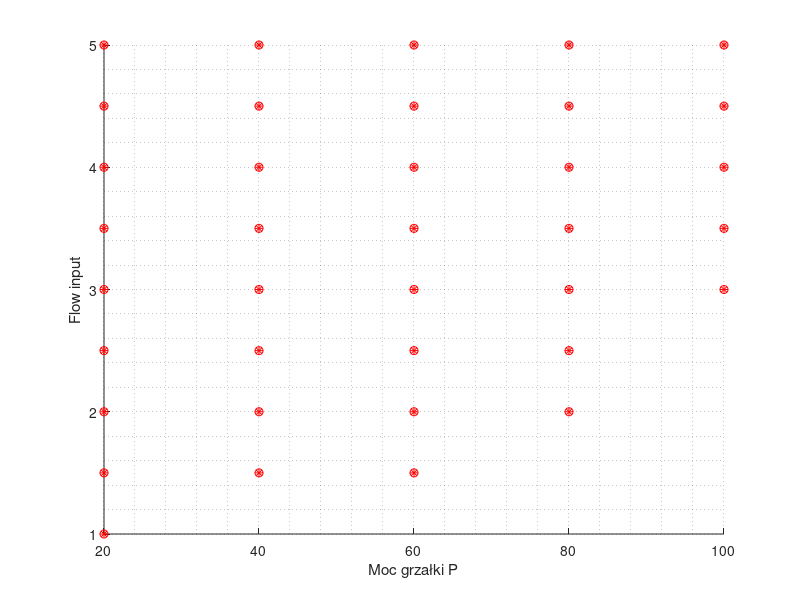

This figure's MATLAB source: (Note: this script raises an error after producing the figure.)
clear all; close all;
P = [20 40 60 80 100];
%% 1 l:
Fin1 = [1 1 1 1 1];
Tout1 = [49 nan nan nan nan];
figure(1)
hold on;
plot3(P, Fin1, Tout1, 'o', 'color', 'red');
%% 1.5 l:
Fin2 = [1.5 1.5 1.5 1.5 1.5];  
Tout2 = [37.2 59.5 80 nan nan];
figure(1)
hold on;
plot3(P, Fin2, Tout2, 'o', 'color', 'red');
%% 2 l:
Fin3 = [2 2 2 2 2];
Tout3 = [31.7 49.1 65.9 80 nan];
figure(1)
hold on;
plot3(P, Fin3, Tout3, 'o', 'color', 'red');
%% 2.5 l:
Fin4 = [2.5 2.5 2.5 2.5 2.5];
Tout4 = [28.6 42.1 56 69.4 nan];
figure(1)
hold on;
plot3(P, Fin4, Tout4, 'o', 'color', 'red');
%% 3 l:
Fin5 = [3 3 3 3 3];
Tout5 = [26 37.7 49.2 60.7 71.7];
figure(1)
hold on;
plot3(P, Fin5, Tout5, 'o', 'color', 'red');
%% 3.5 l:
Fin6 = [3.5 3.5 3.5 3.5 3.5];
Tout6 = [24.2 34.4 44.2 54 63.4];
figure(1)
hold on;
plot3(P, Fin6, Tout6, 'o', 'color', 'red');
%% 4 l:
Fin7 = [4 4 4 4 4];
Tout7 = [22.7 31.7 40.5 49 57.8];
figure(1)
hold on;
plot3(P, Fin7, Tout7, 'o', 'color', 'red');
%% 4.5 l:
Fin8 = [4.5 4.5 4.5 4.5 4.5];
Tout8 = [21.8 29.9 37.6 45.5 53.1];
figure(1)
hold on;
plot3(P, Fin8, Tout8, 'o', 'color', 'red');
%% 5 l:
Fin9 = [5 5 5 5 5];
Tout9 = [20.9 28.3 35.5 42.5 49.4];
figure(1)
hold on;
plot3(P, Fin9, Tout9, 'o', 'color', 'red');

%% PREP:
close all;
Fin = [Fin1  Fin2  Fin3  Fin4  Fin5  Fin6  Fin7  Fin8  Fin9]';
Tout = [Tout1  Tout2  Tout3  Tout4  Tout5  Tout6  Tout7  Tout8  Tout9]'; 
% for i = 1:1:length(Tout)
%     if isnan(Tout(i))
%         Tout(i) = 80;
%     end
% end
Pow = [P P P P P P P P P]';
figure (1);
plot3(Pow, Fin, Tout,'r*');


%% FINITO
xlabel("Moc grzałki P");
ylabel("Flow input");
zlabel("Tout");
grid minor;
hold off;

%% Chka stat:
openfig('Chka_stat_model.fig');


